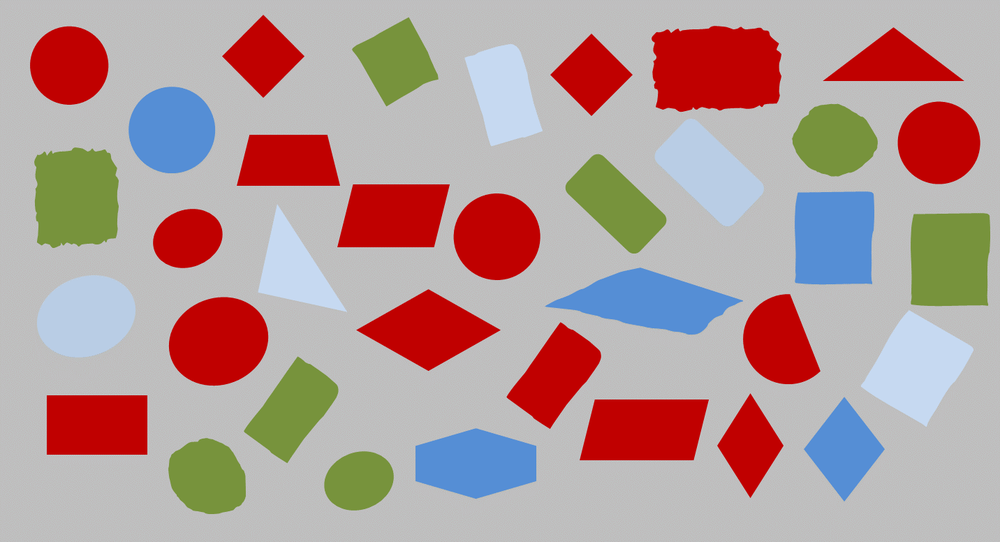
%> input picture Pic_pr3_1.bmp, 1000 x 542 px, shrunk from 1432 x 776 before the run
$ octave matlab.m   (GNU Octave 9; MATLAB toolbox functions it lacks are replaced by stand-ins)
%> lines starting %> are read from the running program, lines starting %| are printed output that depends on the picture; in (x1, y1, x2, y2) boxes, pixels count from 0 and x2, y2 are one past the last pixel; in counts of white or black regions, pixels touching at a corner belong together; the program's own positions count from 1
clear
%1
% Load the image
originalImage = imread('Pic_pr3_1.bmp');
%> originalImage is the input picture: size 542x1000x3 uint8; mean R, G, B 179.5, 154.3, 153

% Convert to HSV color space to make color segmentation easier
hsvImage = rgb2hsv(originalImage);
%> hsvImage: size 542x1000x3 double; mean H, S, V 0.369, 0.261, 0.753

% Define thresholds for 'red' color
% Note that red color may span the edges of the hue component in the HSV color space
hueThresholdLow = 0.0; % Adjust as needed
hueThresholdHigh = 0.1; % Adjust as needed
saturationThresholdLow = 0.5; % Adjust as needed
valueThresholdLow = 0.5; % Adjust as needed

% Create masks for red color
redMask = (hsvImage(:,:,1) >= hueThresholdLow) & ...
          (hsvImage(:,:,1) <= hueThresholdHigh) & ...
          (hsvImage(:,:,2) >= saturationThresholdLow) & ...
          (hsvImage(:,:,3) >= valueThresholdLow);
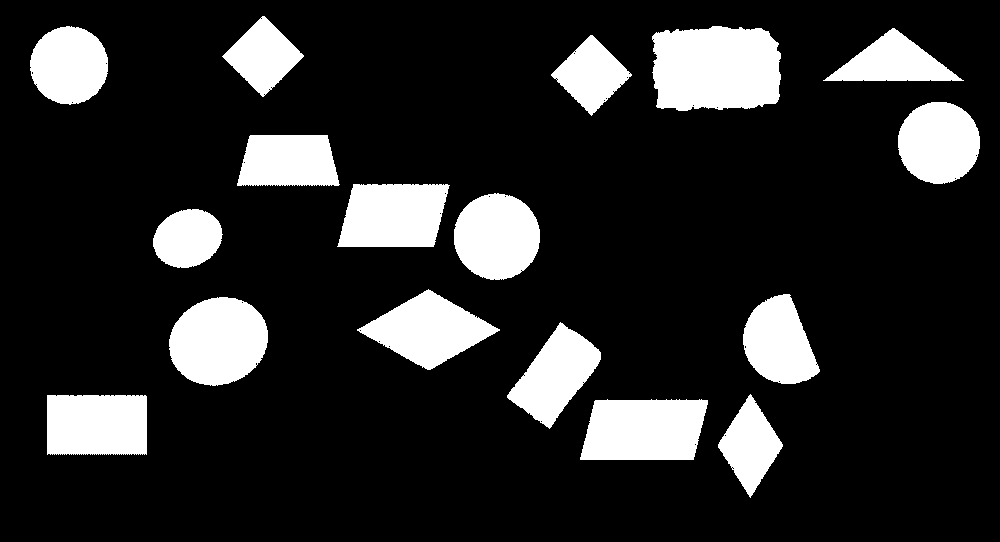
%> redMask: size 542x1000 logical; 16.4% white; 17 white regions, largest, box (x1, y1, x2, y2) and area: (652, 26, 781, 111) 9692, (580, 399, 708, 460) 6841, (169, 297, 268, 386) 6828

% Perform morphological closing to fill in gaps
se = strel('disk', 3); % Adjust size as needed
redMaskClosed = imclose(redMask, se);
%> redMaskClosed: size 542x1000 logical; 16.4% white; 17 white regions, largest, box (x1, y1, x2, y2) and area: (652, 26, 781, 111) 9731, (580, 399, 708, 460) 6847, (169, 297, 268, 386) 6841

% Label connected components
[labels, numObjects] = bwlabel(redMaskClosed, 8);
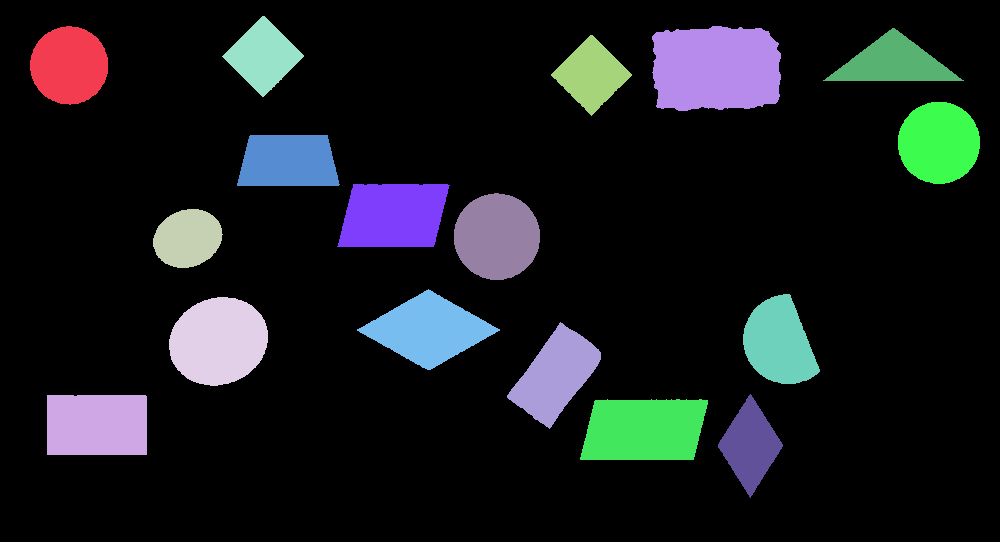
%> labels: size 542x1000 double; 18 distinct labels, from 0 to 17; one colour per label, 0 black
%> numObjects = 17

% Measure properties of connected components
objectMeasurements = regionprops(labels, 'Area', 'PixelIdxList');
%> objectMeasurements = 17 regions; largest, Area: 9731, 6847, 6841, 6076, 5996

% Find the smallest red object by area
[minArea, idxOfSmallest] = min([objectMeasurements.Area]);
%> minArea = 3161; idxOfSmallest = 3

% Create a mask for the smallest object
smallestRedObjectMask = false(size(redMask));
smallestRedObjectMask(objectMeasurements(idxOfSmallest).PixelIdxList) = true;
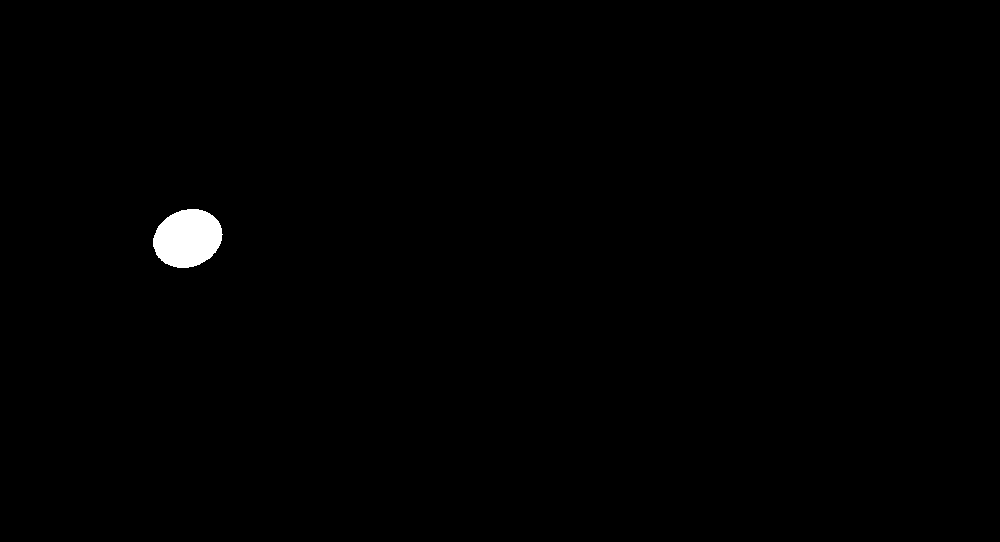
%> smallestRedObjectMask: size 542x1000 logical; 0.58% white; 1 white region, box (x1, y1, x2, y2) and area: (153, 209, 223, 268) 3161

% Display the original image
subplot(1, 2, 1);
imshow(originalImage);
title('Original Image');

% Overlay the mask of the smallest red object on the original image
smallestRedObjectRgbImage = originalImage;
smallestRedObjectRgbImage(repmat(~smallestRedObjectMask, [1, 1, 3])) = 0;
subplot(1, 2, 2);
imshow(smallestRedObjectRgbImage);
title('Smallest Red Object');


%2
